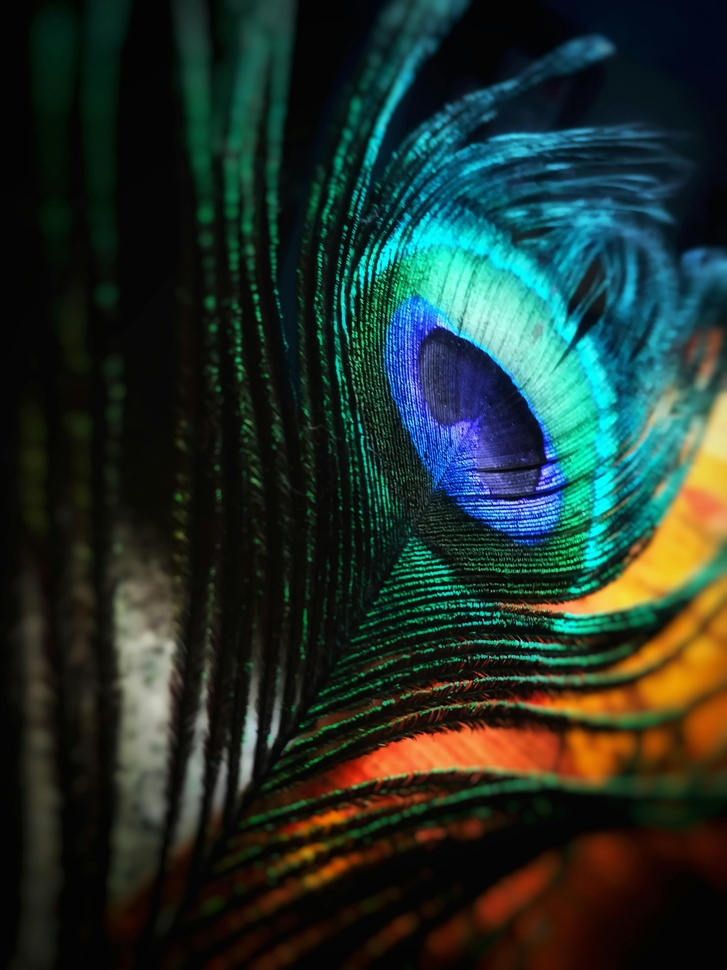
#> input picture inputimg.jpg, 727 x 970 px, shrunk from 2976 x 3968 before the run
$ python imagencryption.py
#> lines starting #> are read from the running program, lines starting #| are printed output that depends on the picture
from PIL import Image

def encrypt_image(input_image_path, output_image_path, key):
#> called with input_image_path = 'inputimg.jpg', output_image_path = 'encrypted_image.png', key = 123
    try:
        image = Image.open(input_image_path)
#> image is the input picture: PIL image 727x970 RGB; mean R, G, B 33.5, 49.2, 42.6
        pixels = image.load()
        print(f"Encrypting image: {input_image_path}")

        for i in range(image.size[0]):
            for j in range(image.size[1]):
                r, g, b = pixels[i, j]
                pixels[i, j] = (r ^ key, g ^ key, b ^ key)

        image.save(output_image_path)
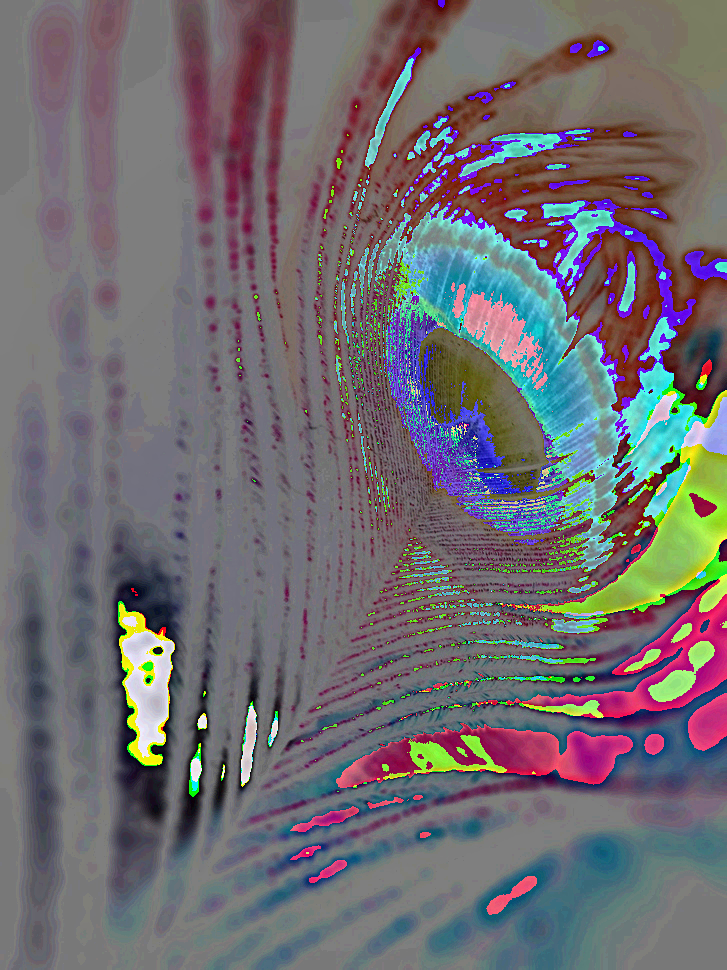
#> saved as encrypted_image.png: PIL image 727x970 RGB; mean R, G, B 111.6, 107.4, 112.3
        print(f"Image encrypted and saved as {output_image_path}")
    except Exception as e:
        print(f"Error during encryption: {e}")

def decrypt_image(encrypted_image_path, output_image_path, key):
    try:
        print(f"Decrypting image: {encrypted_image_path}")
        encrypt_image(encrypted_image_path, output_image_path, key)
        print(f"Image decrypted and saved as {output_image_path}")
    except Exception as e:
        print(f"Error during decryption: {e}")

input_image = 'inputimg.jpg'
encrypted_image = 'encrypted_image.png'
decrypted_image = 'decrypted_image.png'
key = 123

# Debugging outputs
print("Starting encryption...")
encrypt_image(input_image, encrypted_image, key)
print("Starting decryption...")
decrypt_image(encrypted_image, decrypted_image, key)
